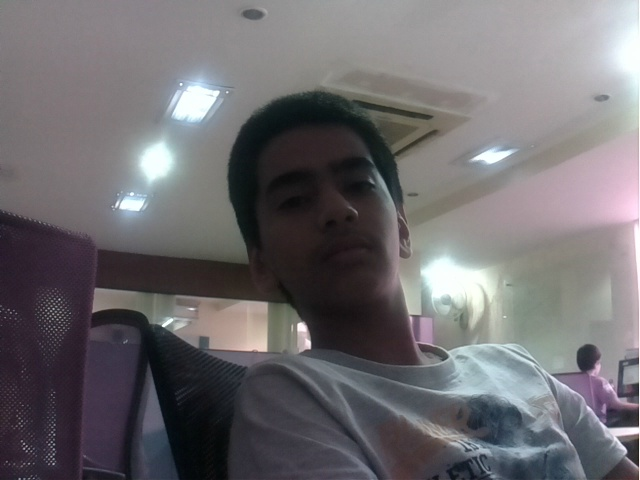
#> input picture abhi/camera/face_detect/images/face_detect_test.jpeg, 640 x 480 px
$ python face_bt_using_hog.py   (older library calls are emulated)
#> lines starting #> are read from the running program, lines starting #| are printed output that depends on the picture
import cv2
import numpy as np
gray = cv2.imread('images/face_detect_test.jpeg', 0)
#> gray: shape (480, 640); min 5, max 255, mean 108.5
im = np.float32(gray) / 255.0
# Calculate gradient
gx = cv2.Sobel(im, cv2.CV_32F, 1, 0, ksize=1)
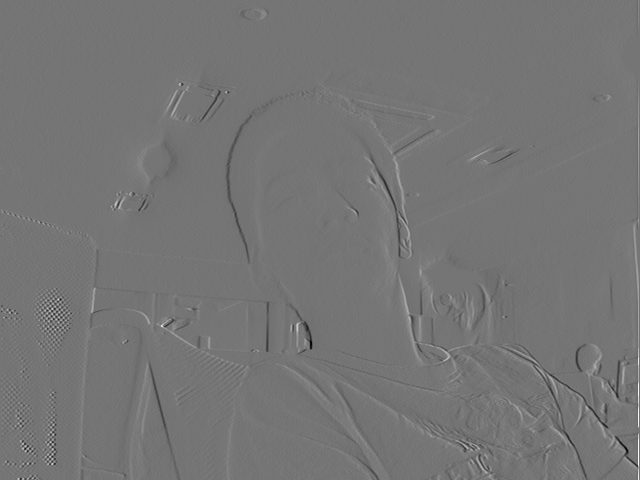
#> gx: shape (480, 640) float32; min -0.686, max 0.808, mean 0.00175; drawn with min black and max white
gy = cv2.Sobel(im, cv2.CV_32F, 0, 1, ksize=1)
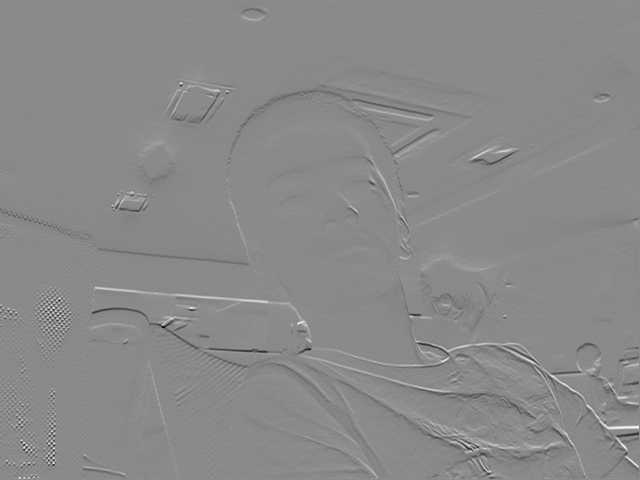
#> gy: shape (480, 640) float32; min -0.718, max 0.608, mean -0.00161; drawn with min black and max white
mag, angle = cv2.cartToPolar(gx, gy, angleInDegrees=True)
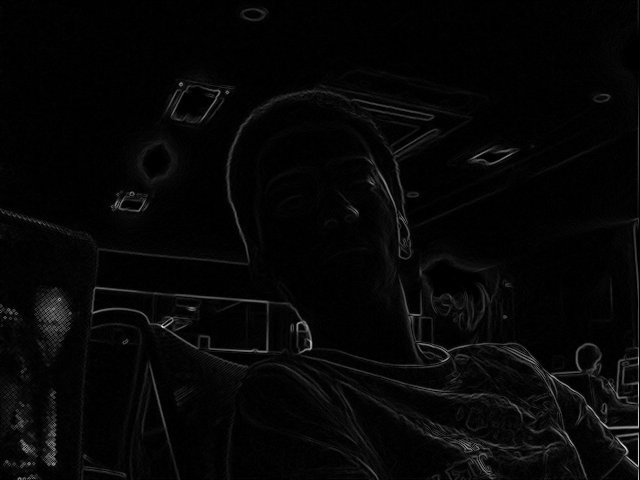
#> mag: shape (480, 640) float32; min 0, max 0.935, mean 0.0266
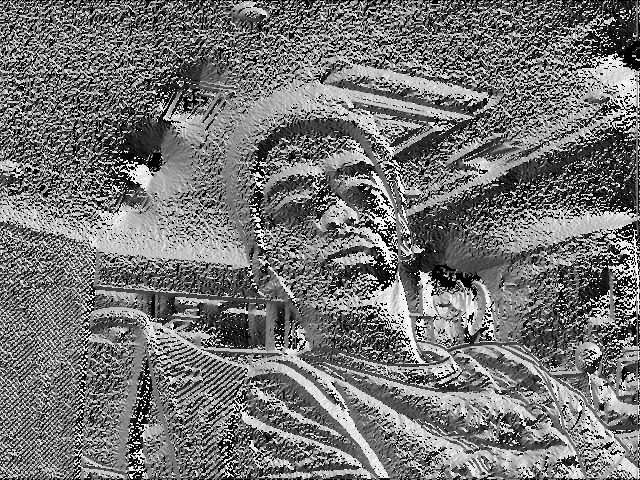
#> angle: shape (480, 640) float32; min 0, max 359.7, mean 164; drawn with min black and max white
cv2.imshow('im', mag)
#> (the run stopped early here; a loop or call above may not have finished)
